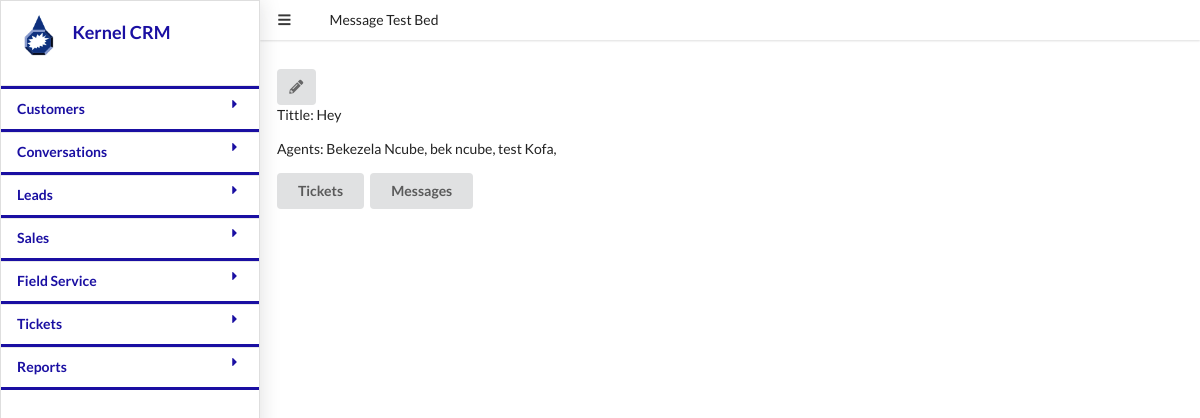
/ticket/details/2, run on the app's committed database.
### crmapp/models.py (models this page shows, shortened)
class Ticket(models.Model):
	date_added = models.DateTimeField(auto_now=True)
	tittle = models.CharField(max_length=20)
	agents = models.ManyToManyField(Agent)
	status =models.CharField(choices=ticket_status,max_length=20)
	department = models.ManyToManyField(Department)

class Persona(models.Model):
	first_name = models.CharField(max_length=200)
	last_name = models.CharField(max_length=200)
	email = models.CharField(max_length=200)
	phone = models.CharField(max_length=200)
	date_added = models.DateTimeField(auto_now=True)
	def __str__(self):
			return self.first_name +" "+ self.last_name

class Agent(Persona):
	user = models.ForeignKey(User , on_delete = models.CASCADE)
	staff_roles = models.CharField(choices = staff_roles,max_length=100)
	department = models.ForeignKey(Department, on_delete=models.PROTECT)

class Persona(models.Model):
	first_name = models.CharField(max_length=200)
	last_name = models.CharField(max_length=200)
	email = models.CharField(max_length=200)
	phone = models.CharField(max_length=200)
	date_added = models.DateTimeField(auto_now=True)
	def __str__(self):
			return self.first_name +" "+ self.last_name

### crmapp/views.py (the view)
# urls.py: path('ticket/details/<str:pk>', views.TicketDetailView.as_view(),name='ticket_detail'),
class TicketDetailView(DetailView):
	model = Ticket

### crmapp/templates/crmapp/ticket_detail.html
{% extends "base.html" %}
{% block content %}
<a class="ui icon button" href="{% url 'customer_update'  object.id %}">
	 <i class="pencil icon"></i>
</a>
<p>Tittle:  {{ object.tittle }}</p>
<p>Agents: {% for agent in  object.agents.all %}
                            {{agent}},
							{% endfor%}</p>
<a class="ui button " href={% url 'customer_ticket_list' object.id %} >Tickets</a>
<a class="ui button" id="add_invoice" href={% url 'customer_message_list' object.id %}  >Messages</a>
{% endblock %}

### data on the page
Ticket: tittle "Hey"
Agent: last_name "Bekezela Ncube"
Agent: last_name "bek ncube"
Agent: last_name "test Kofa"
